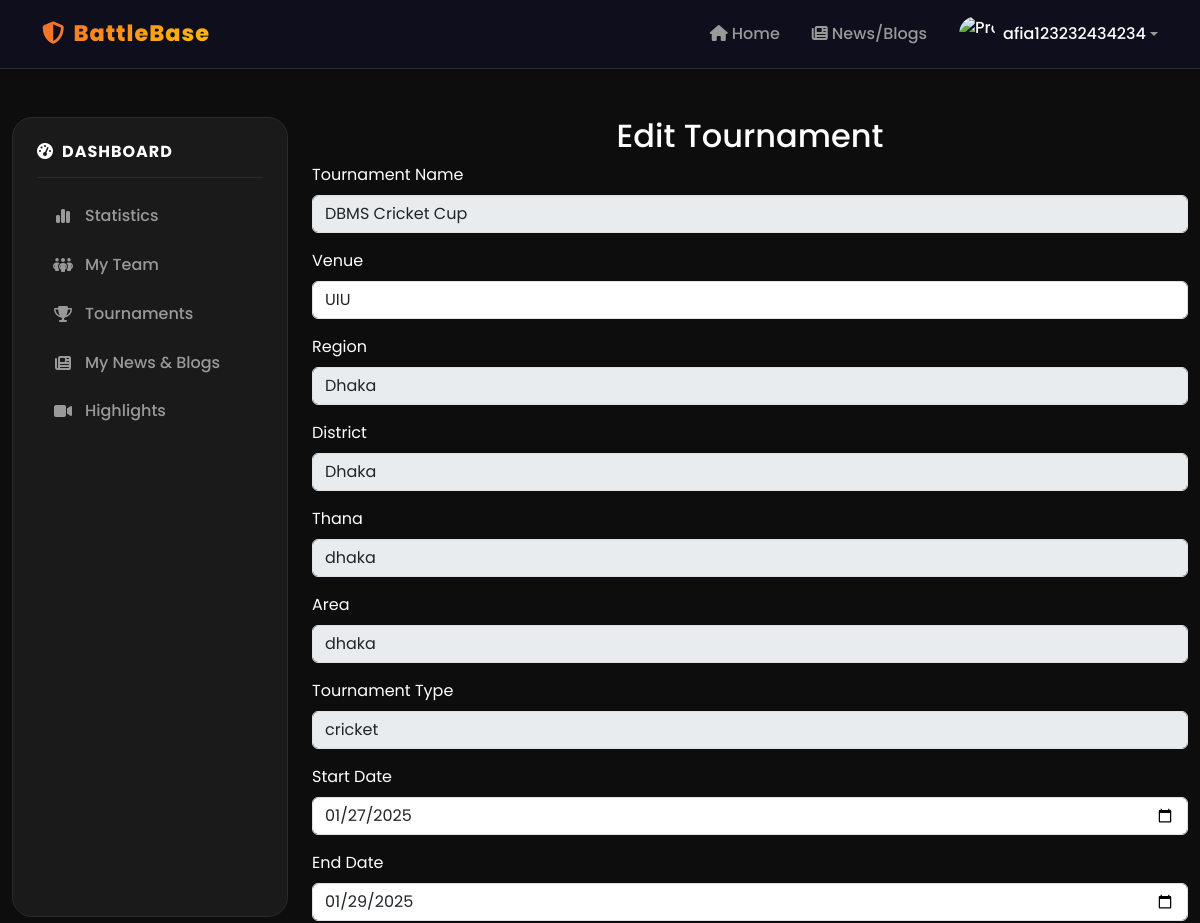
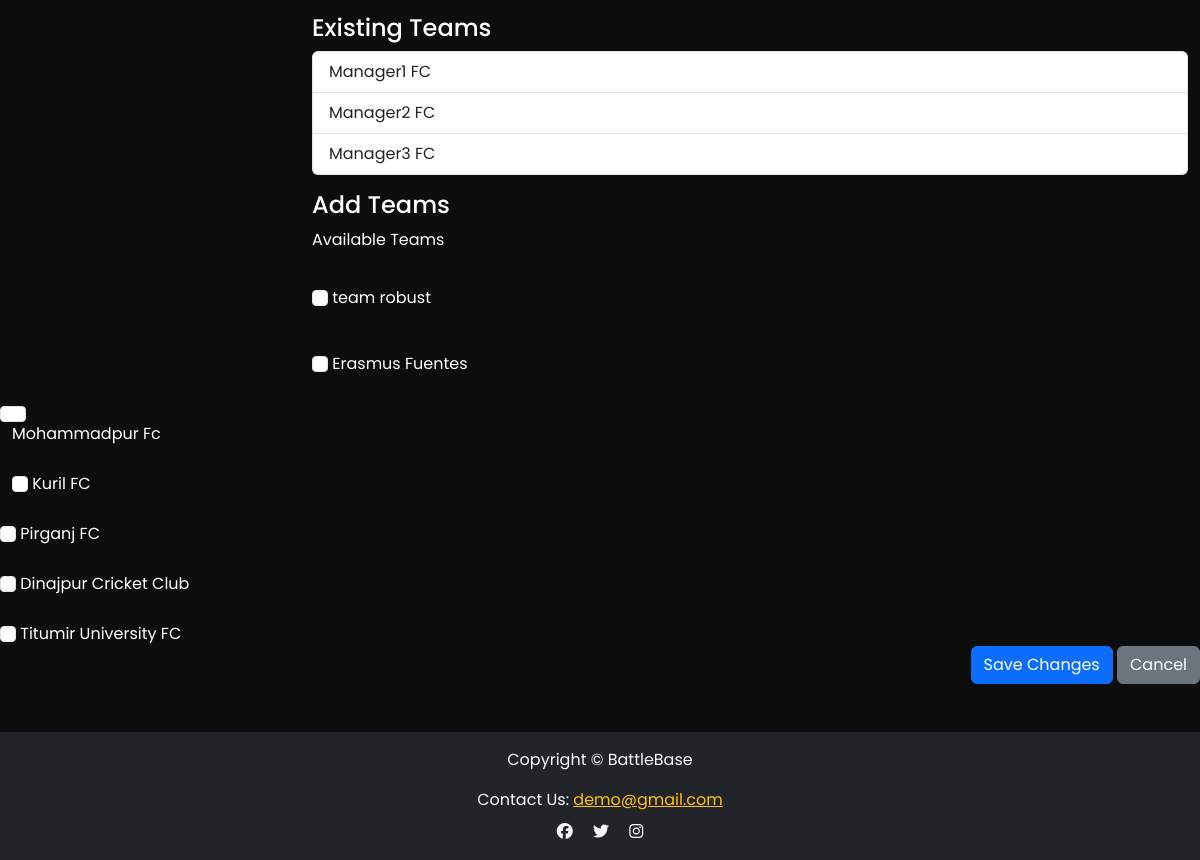
Screenshot of /dashboard/user/menu/tournament/edit_tournament.php?tournament_id=25 (signed in) with the database file from the repository (2 pictures, top to bottom).
### tables this page shows
CREATE TABLE `tournament` (
  `id` int(11) NOT NULL,
  `name` varchar(255) NOT NULL,
  `creator_id` int(11) DEFAULT NULL,
  `venue` varchar(40) NOT NULL,
  `region` varchar(40) NOT NULL,
  `district` varchar(40) NOT NULL,
  `thana` varchar(40) NOT NULL,
  `area` varchar(40) NOT NULL,
  `tour_type` varchar(10) NOT NULL,
  `start_date` date NOT NULL,
  `end_date` date DEFAULT NULL
);

CREATE TABLE `team` (
  `id` int(11) NOT NULL,
  `name` varchar(30) NOT NULL,
  `manager_id` int(11) DEFAULT NULL,
  `logo` varchar(100) DEFAULT NULL
);

### dashboard/user/menu/tournament/edit_tournament.php (the view, shortened to what this page needs)
<?php
require_once '../../../../config.php';
include '../../../../components/shared/user-header.php';
$tournamentId = $_GET['tournament_id'] ?? null;
if ($tournamentId) {
    $query = "SELECT * FROM tournament WHERE id = :tournament_id";
    $stmt = $conn->prepare($query);
    $stmt->bindParam(':tournament_id', $tournamentId, PDO::PARAM_INT);
    $stmt->execute();
    $tournament = $stmt->fetch(PDO::FETCH_ASSOC);
}
$existing_teams = [];
if ($tournamentId) {
    $query = "
        SELECT t.id, t.name
        FROM team t
        JOIN tournament_team tt ON t.id = tt.team_id
        WHERE tt.tournament_id = :tournament_id
    ";
    $stmt = $conn->prepare($query);
    $stmt->bindParam(':tournament_id', $tournamentId, PDO::PARAM_INT);
    $stmt->execute();
    $existing_teams = $stmt->fetchAll(PDO::FETCH_ASSOC);
}
$available_teams = [];
if ($tournamentId) {
    $query = "
        SELECT t.id, t.name
        FROM team t
        WHERE t.id NOT IN (
            SELECT team_id FROM tournament_team WHERE tournament_id = :tournament_id
        )
    ";
    $stmt = $conn->prepare($query);
    $stmt->bindParam(':tournament_id', $tournamentId, PDO::PARAM_INT);
    $stmt->execute();
    $available_teams = $stmt->fetchAll(PDO::FETCH_ASSOC);
}
?>
<div class="container-fluid mt-5">
    <div class="row">
        <div class="col-lg-3">
            <?php include '../../../../components/shared/dashboard-menu.php'; ?>
        </div>
        <div class="col-lg-9">
            <h2 class="text-center">Edit Tournament</h2>
            <form method="POST">
            <div class="mb-3">
                    <label for="name" class="form-label">Tournament Name</label>
                    <input type="text" name="name" id="name" class="form-control"
                        value="<?php echo htmlspecialchars($tournament['name']); ?>" disabled>
                </div>
                <div class="mb-3">
                    <label for="venue" class="form-label">Venue</label>
                    <input type="text" name="venue" id="venue" class="form-control"
                        value="<?php echo htmlspecialchars($tournament['venue']); ?>" required>
                </div>
                <div class="mb-3">
                    <label for="region" class="form-label">Region</label>
                    <input type="text" name="region" id="region" class="form-control"
                        value="<?php echo htmlspecialchars($tournament['region']); ?>" disabled>
                </div>
                <div class="mb-3">
                    <label for="district" class="form-label">District</label>
                    <input type="text" name="district" id="district" class="form-control"
                        value="<?php echo htmlspecialchars($tournament['district']); ?>" disabled>
                </div>
                <div class="mb-3">
                    <label for="thana" class="form-label">Thana</label>
                    <input type="text" name="thana" id="thana" class="form-control"
                        value="<?php echo htmlspecialchars($tournament['thana']); ?>" disabled>
                </div>
                <div class="mb-3">
                    <label for="area" class="form-label">Area</label>
                    <input type="text" name="area" id="area" class="form-control"
                        value="<?php echo htmlspecialchars($tournament['area']); ?>" disabled>
                </div>
                <div class="mb-3">
                    <label for="tour_type" class="form-label">Tournament Type</label>
                    <input type="text" name="tour_type" id="tour_type" class="form-control"
                        value="<?php echo htmlspecialchars($tournament['tour_type']); ?>" disabled>
                </div>
                <div class="mb-3">
                    <label for="start_date" class="form-label">Start Date</label>
                    <input type="date" name="start_date" id="start_date" class="form-control"
                        value="<?php echo htmlspecialchars($tournament['start_date']); ?>" required>
                </div>
                <div class="mb-3">
                    <label for="end_date" class="form-label">End Date</label>
                    <input type="date" name="end_date" id="end_date" class="form-control"
                        value="<?php echo htmlspecialchars($tournament['end_date']); ?>" required>
                </div>
                <h4>Existing Teams</h4>
                <?php if (!empty($existing_teams)): ?>
                    <ul class="list-group mb-3">
                        <?php foreach ($existing_teams as $team): ?>
                            <li class="list-group-item">
                                <?php echo htmlspecialchars($team['name']); ?>
                            </li>
                        <?php endforeach; ?>
                    </ul>
                <?php else: ?>
                    <p class="text-muted">No teams added to this tournament yet.</p>
                <?php endif; ?>
                <h4>Add Teams</h4>
                <div class="mb-3">
                    <label for="team_ids" class="form-label">Available Teams</label>
                        <?php foreach ($available_teams as $team): ?>
                            <div class="form-check"></div>
                                <input class="form-check-input" type="checkbox" name="team_ids[]" value="<?php echo htmlspecialchars($team['id']); ?>" id="team_<?php echo htmlspecialchars($team['id']); ?>">
                                <label class="form-check-label" for="team_<?php echo htmlspecialchars($team['id']); ?>">
                                    <?php echo htmlspecialchars($team['name']); ?>
                                </label>
                            </div>
                        <?php endforeach; ?>
                <div class="text-end">
                    <button type="submit" class="btn btn-primary">Save Changes</button>
                    <a href="tournament_organizer.php" class="btn btn-secondary">Cancel</a>
                </div>
<?php include '../../../../components/shared/user-footer.php'; ?>

### css/custom.css (style rules this page uses)
:root { --bg-primary: #0D0D0D; --bg-secondary: #141414; --bg-card: #1a1a1a; --bg-elevated: #222; --accent-orange: #F26A2E; --accent-orange-rgb: 242, 106, 46; --accent-gold: #FFC107; --white: #FFF; --gray-100: #E0E0E0; --gray-200: #CCC; --gray-300: #999; --gray-400: #666; --text-primary: #FFF; --text-secondary: #E0E0E0; --text-muted: #999; --border-color: #2a2a2a; --gradient-primary: linear-gradient(135deg, #F26A2E, #FFC107); --gradient-reverse: linear-gradient(135deg, #FFC107, #F26A2E); --gradient-orange: linear-gradient(135deg, #F26A2E, #ff8a50); --gradient-dark: linear-gradient(135deg, #0D0D0D, #1a1a1a); --shadow-card: 0 12px 40px rgba(0,0,0,.6); --shadow-glow-orange: 0 0 30px rgba(242,106,46,.25); --shadow-glow-gold: 0 0 30px rgba(255,193,7,.2); --radius-sm: 8px; --radius-md: 14px; --radius-lg: 20px; --radius-xl: 30px; }
* { box-sizing: border-box; }
body { font-family: 'Poppins', sans-serif; background: var(--bg-primary); color: var(--text-primary); overflow-x: hidden; -webkit-font-smoothing: antialiased; }

### components/shared/user-header.php (style rules this page uses)
body { font-family: 'Poppins', sans-serif; background: var(--bg-primary); }

### rows the page displays
tournament: name "DBMS Cricket Cup", venue "UIU", region "Dhaka", district "Dhaka", thana "dhaka", area "dhaka", tour_type "cricket", start_date "01/27/2025", end_date "01/29/2025"
team: name "Manager1 FC"
team: name "Manager2 FC"
team: name "Manager3 FC"
team: name "team robust"
team: name "Erasmus Fuentes"
team: name "Mohammadpur Fc"
team: name "Kuril FC"
team: name "Pirganj FC"
team: name "Dinajpur Cricket Club"
team: name "Titumir University FC"

### other values shown
$_SESSION['username'] "afia123232434234"
